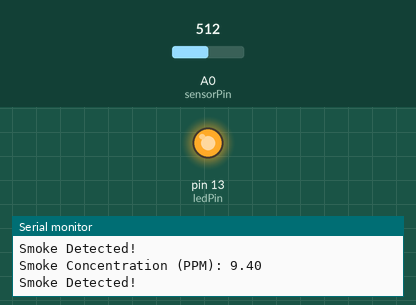
This sketch was run on a simulated Arduino Uno, built with avr-gcc and run on an emulated ATmega328P. Parts: output pins drawn as LEDs (lit = HIGH), the last lines printed to the serial monitor. Inputs (shaded band) come from the test bench; at power-on: A0 (sensorPin) = 512.

Above: at 1.8 s.
1.9 s: A0 (sensorPin) set to 181
3.4 s: A0 (sensorPin) set to 154
At 4.5 s:
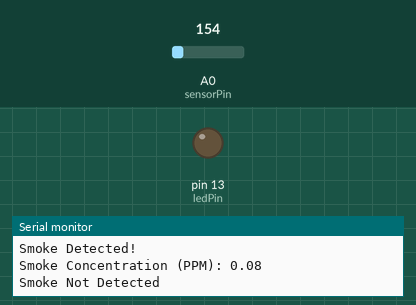
5.5 s: A0 (sensorPin) set to 306
At 7.2 s:
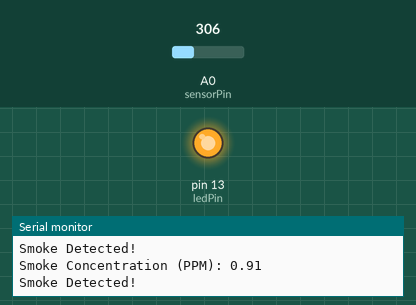
7.5 s: A0 (sensorPin) set to 122
At 9.0 s:
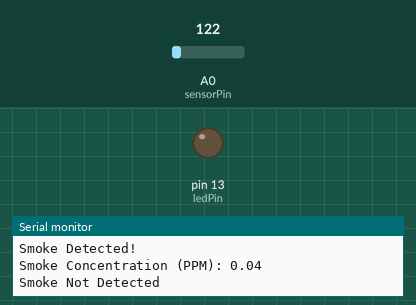
Timing chart, 0 to 10.5 s (numbered marks = the images above; inputs shaded):
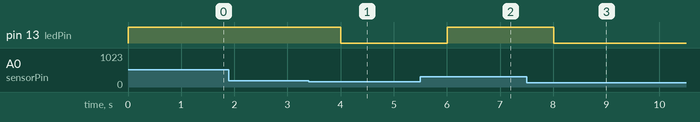

The sketch:

Task-1.ino
```cpp
const int sensorPin = A0;         // Analog pin connected to the smoke sensor
const float VCC = 5.0;            // Arduino supply voltage
const float R_LOAD = 10.0;        // Resistance of load resistor in kilo-ohms
const float RO_CLEAN_AIR = 9.83;  // Resistance of sensor in clean air in kilo-ohms
const float SMOKE_THRESHOLD = 0.1;  // Threshold smoke concentration in PPM
const int ledPin = 13;            // Pin connected to the LED

void setup() {
  Serial.begin(9600); // Initialize serial communication
  pinMode(ledPin, OUTPUT); // Set LED pin as output
}

void loop() {
  // Read analog value from smoke sensor
  int sensorValue = analogRead(sensorPin);
  float voltage = sensorValue * (VCC / 1023.0);
  float RS = ((VCC - voltage) * R_LOAD) / voltage;
  float ratio = RS / RO_CLEAN_AIR;
  float ppm = pow(10, ((log10(ratio) - 0.3624) / -0.3657));

  // Print smoke concentration to serial monitor
  Serial.print("Smoke Concentration (PPM): ");
  Serial.println(ppm);

  // Check if smoke concentration exceeds threshold
  if (ppm >= SMOKE_THRESHOLD) {
    Serial.println("Smoke Detected!");
    digitalWrite(ledPin, HIGH); // Turn on the LED
  } else {
    Serial.println("Smoke Not Detected");
    digitalWrite(ledPin, LOW); // Turn off the LED
  }

  delay(1000); // Delay for stability
}
```

Measured:
- the behaviour switches between 164 and 163 on A0 (sensorPin) (found by bisection; images 0 and 1)
- after the input at 3.4 s, pin 13 (ledPin): HIGH → LOW after 0.61 s
- after the input at 5.5 s, pin 13 (ledPin): LOW → HIGH after 0.51 s
- after the input at 7.5 s, pin 13 (ledPin): HIGH → LOW after 0.51 s
